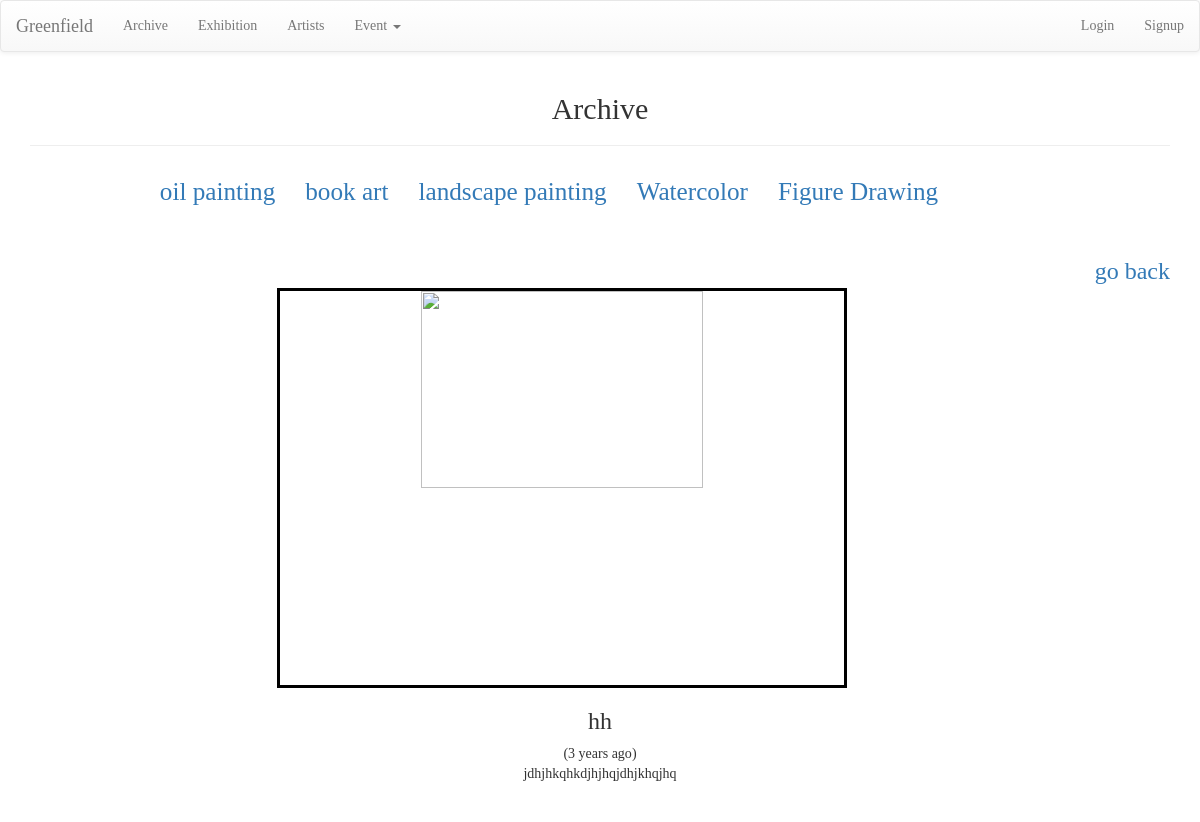
/archive/oilpainting/pic/6, run on the app's committed database.
### archive/models.py (models this page shows, shortened)
class Pic(models.Model):
    title = models.CharField(
            max_length=200,
            validators=[MinLengthValidator(2, "Title must be greater than 2 characters")]
    )
    text = models.TextField()
    owner = models.ForeignKey(settings.AUTH_USER_MODEL, on_delete=models.CASCADE)
    picture = models.BinaryField(null=True, blank=True, editable=True)  #pixel goes here
    content_type = models.CharField(max_length=256, null=True, blank=True,  #content_type==metedata in network
                                    help_text='The MIMEType of the file')
    created_at = models.DateTimeField(auto_now_add=True)
    updated_at = models.DateTimeField(auto_now=True)

### archive/views.py (the view)
# urls.py: path('oilpainting/pic/<int:pk>', views.PicDetailView.as_view(), name='pic_detail'),
class PicDetailView(OwnerDetailView):
    model = Pic
    template_name = "archive/detail.html"

### archive/templates/archive/detail.html (shortened to what this page needs)
{% extends 'archive/archive_base.html' %}
{% load humanize %}
{% block subcontent %}
<div class="container" style="font-family: 'Bodoni Moda'; text-align:center ; margin-bottom:15em;">
  <h3 style="float: right;" >
    <a href="{% url 'archive:oilpainting' %}">go back</a>
  </h3>
{% if pic.content_type %}
<div id="overlay" class="overlay" style="text-align: center;"
   onclick="document.getElementById('overlay').style.display = 'none';" >
<img style="width:50%;margin-top: 50px; border:3px solid black;" src="{% url 'archive:pic_picture' pic.id %}">
<span style="float: center;">
<h3>{{ pic.title }}</h3>
({{ pic.updated_at|naturaltime }})
<p>{{ pic.text }}</p>
</span>
{% endif %}
</div>
</div>
{% endblock %}

### static/css/base.css (style rules this page uses)
body { font-family: 'Source Sans Pro', sans-serif; font-size: 18px; text-decoration: none; background-color: grey; color:white; }

### data on the page
Pic: title "hh", updated_at "3 years ago", text "jdhjhkqhkdjhjhqjdhjkhqjhq"
